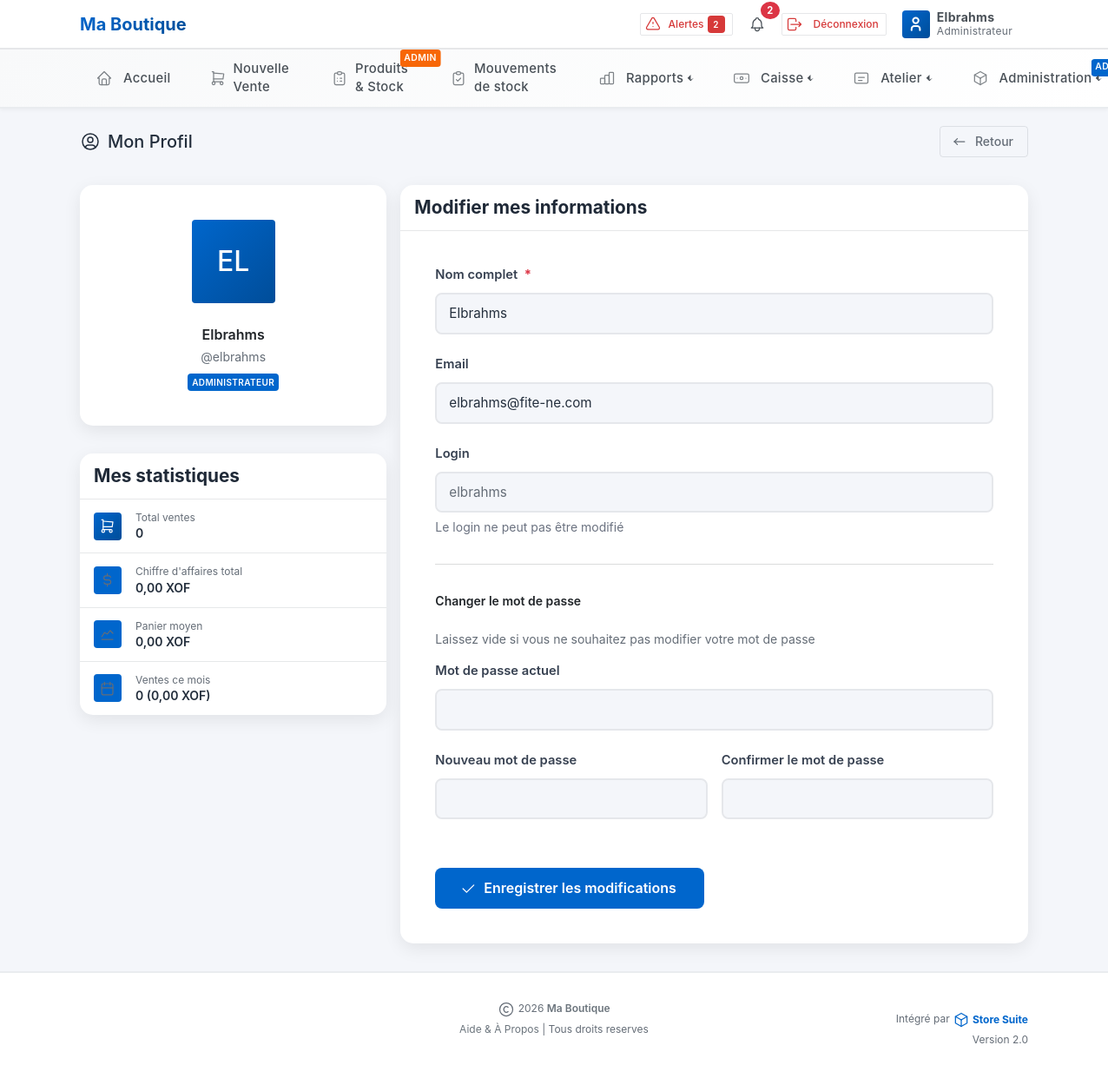
Page /profil.php (signed in) on the committed database.
### tables this page shows
CREATE TABLE `configuration` (
  `id_config` int(11) NOT NULL AUTO_INCREMENT,
  `nom_boutique` varchar(255) NOT NULL COMMENT 'Nom de la boutique/entreprise',
  `slogan` varchar(255) DEFAULT NULL COMMENT 'Slogan ou description courte',
  `logo` varchar(255) DEFAULT NULL COMMENT 'Chemin vers le fichier logo',
  `couleur_primaire` varchar(7) DEFAULT '#e6e64c' COMMENT 'Couleur principale (format HEX)',
  `couleur_secondaire` varchar(7) DEFAULT '#556a94' COMMENT 'Couleur secondaire (format HEX)',
  `adresse` text DEFAULT NULL COMMENT 'Adresse complète de l''entreprise',
  `telephone` varchar(100) DEFAULT NULL COMMENT 'Numéro(s) de téléphone',
  `email` varchar(255) DEFAULT NULL COMMENT 'Adresse email',
  `site_web` varchar(255) DEFAULT NULL COMMENT 'Site web de l''entreprise',
  `num_registre_commerce` varchar(100) DEFAULT NULL COMMENT 'Numéro d''enregistrement (RCCM, etc.)',
  `num_impot` varchar(100) DEFAULT NULL COMMENT 'Numéro fiscal/TVA',
  `devise` varchar(10) DEFAULT '$' COMMENT 'Symbole de la devise utilisée',
  `taux_tva` decimal(5,2) DEFAULT 0.00 COMMENT 'Taux de TVA par défaut (%)',
  `fuseau_horaire` varchar(50) DEFAULT 'Africa/Lubumbashi' COMMENT 'Fuseau horaire',
  `langue` varchar(10) DEFAULT 'fr' COMMENT 'Langue du système (fr, en, etc.)',
  `est_configure` tinyint(1) DEFAULT 0 COMMENT '0=Non configuré, 1=Configuré',
  `date_configuration` datetime DEFAULT NULL COMMENT 'Date de première configuration',
  `date_modification` timestamp NOT NULL DEFAULT current_timestamp() ON UPDATE current_timestamp(),
  `atelier_mode` tinyint(1) NOT NULL DEFAULT 0 COMMENT 'Activer le module Atelier Couture',
  `smtp_host` varchar(255) DEFAULT '' COMMENT 'H',
  `smtp_port` smallint(6) DEFAULT 587 COMMENT 'Port SMTP',
  `smtp_secure` varchar(10) DEFAULT 'tls' COMMENT 'tls ou ssl',
  `smtp_user` varchar(255) DEFAULT '' COMMENT 'Utilisateur SMTP',
  `smtp_pass` varchar(255) DEFAULT '' COMMENT 'Mot de passe SMTP',
  `smtp_from` varchar(255) DEFAULT '' COMMENT 'Email exp',
  `smtp_from_name` varchar(255) DEFAULT '' COMMENT 'Nom exp',
  `email_bilan` varchar(255) DEFAULT '' COMMENT 'Email destinataire bilan',
  `bilan_actif` tinyint(1) DEFAULT 0 COMMENT 'Activer envoi bilan journalier',
  PRIMARY KEY (`id_config`)
);

CREATE TABLE `utilisateurs` (
  `id_utilisateur` int(11) NOT NULL AUTO_INCREMENT,
  `nom_complet` varchar(255) NOT NULL COMMENT 'Nom complet de l''utilisateur',
  `login` varchar(100) NOT NULL COMMENT 'Identifiant de connexion (unique)',
  `mot_de_passe` varchar(255) NOT NULL COMMENT 'Mot de passe hashé (password_hash)',
  `email` varchar(255) DEFAULT NULL COMMENT 'Adresse email',
  `telephone` varchar(50) DEFAULT NULL COMMENT 'Numéro de téléphone',
  `niveau_acces` tinyint(1) NOT NULL DEFAULT 2 COMMENT '1=Admin, 2=Vendeur',
  `id_depot` int(11) DEFAULT NULL COMMENT 'Dépôt assigné (obligatoire pour les caissiers/vendeurs)',
  `photo` varchar(255) DEFAULT NULL COMMENT 'Photo de profil',
  `est_actif` tinyint(1) DEFAULT 1 COMMENT '0=Inactif, 1=Actif',
  `date_creation` datetime DEFAULT current_timestamp() COMMENT 'Date de création du compte',
  `date_derniere_connexion` datetime DEFAULT NULL COMMENT 'Dernière connexion',
  `date_modification` timestamp NOT NULL DEFAULT current_timestamp() ON UPDATE current_timestamp(),
  PRIMARY KEY (`id_utilisateur`),
  UNIQUE KEY `login` (`login`),
  KEY `idx_login` (`login`),
  KEY `idx_niveau` (`niveau_acces`),
  KEY `fk_user_depot` (`id_depot`)
);

### profil.php (the view, shortened to what the rows shown need)
<?php
require_once 'protection_pages.php';
include 'header.php';
?>
<div class="container-xl">
    <div class="page-header d-print-none mb-4">
        <div class="row align-items-center">
            <div class="col">
                <h2 class="page-title">
                    Mon Profil
                </h2>
            </div>
        </div>
    </div>
    <div class="row">
        <div class="col-lg-4">
            <div class="card mb-4">
                <div class="card-body text-center">
                    <div class="avatar avatar-xl mb-3 mx-auto" style="background: linear-gradient(135deg, <?php echo $couleur_primaire; ?>, <?php echo $couleur_secondaire; ?>); width: 96px; height: 96px; font-size: 2rem; color: white;">
                        <?php echo strtoupper(substr($user_name, 0, 2)); ?>
                    </div>
                    <h3 class="mb-1"><?php echo e($user_name); ?></h3>
                    <div class="text-muted mb-2">@<?php echo e($user_login); ?></div>
                    <span class="badge <?php echo $is_admin ? 'bg-primary' : 'bg-secondary'; ?> badge-lg">
                        <?php echo $is_admin ? 'Administrateur' : 'Vendeur'; ?>
                    </span>
                </div>
            </div>
        </div>
        <div class="col-lg-8">
            <div class="card">
                <div class="card-body">
                    <form method="post">
                        <div class="mb-3">
                            <label class="form-label required">Nom complet</label>
                            <input type="text" class="form-control" name="nom_complet" value="<?php echo e($user_name); ?>" required>
                        </div>
                        <div class="mb-3">
                            <label class="form-label">Email</label>
                            <input type="email" class="form-control" name="email" value="<?php echo e($user_email ?? ''); ?>">
                        </div>
                        <div class="mb-3">
                            <label class="form-label">Login</label>
                            <input type="text" class="form-control" value="<?php echo e($user_login); ?>" disabled>
                            <small class="form-hint">Le login ne peut pas être modifié</small>
                        </div>
                    </form>
                </div>
            </div>
        </div>
    </div>
</div>
<?php include 'footer.php'; ?>

### header.php (shortened to what the rows shown need)
<!DOCTYPE html>
<html lang="fr">
<head>
    <link href="https://cdn.jsdelivr.net/npm/bootstrap@5.3.0/dist/css/bootstrap.min.css" rel="stylesheet">
    <link href="<?php echo BASE_URL; ?>assets/css/tabler.min.css" rel="stylesheet"/>
    <link href="<?php echo BASE_URL; ?>assets/css/tabler-vendors.min.css" rel="stylesheet"/>
    <link href="<?php echo BASE_URL; ?>assets/css/loader.css" rel="stylesheet"/>
    <link href="<?php echo BASE_URL; ?>assets/css/style.css" rel="stylesheet"/>
</head>
<body>
    <div class="page">
        <header class="navbar navbar-expand-md navbar-light d-print-none sticky-top bg-white border-bottom">
            <div class="container-xl">
                <h1 class="navbar-brand navbar-brand-autodark d-none-navbar-horizontal pe-0 pe-md-3 m-0">
                    <?php if (!empty($logo_boutique) && file_exists('uploads/logos/' . $logo_boutique)): ?>
                        <a href="accueil.php">
                            <img src="<?php echo BASE_URL . 'uploads/logos/' . e($logo_boutique); ?>"
                                 class="navbar-brand-logo" alt="Logo">
                        </a>
                    <?php else: ?>
                        <a href="accueil.php" class="navbar-brand-text"><?php echo e($nom_boutique); ?></a>
                    <?php endif; ?>
                </h1>
                <div class="navbar-nav flex-row order-md-last">
                    <div class="nav-item dropdown d-none d-md-flex me-2">
                        <a href="#" class="nav-link px-2 d-flex align-items-center" data-bs-toggle="dropdown" style="height: 40px; cursor: pointer;">
                            <div class="d-none d-xl-block ps-2">
                                <div class="fw-bold" style="font-size: 0.875rem; line-height: 1.2;"><?php echo e($user_name); ?></div>
                                <div class="small text-muted" style="font-size: 0.75rem; line-height: 1.2;"><?php echo $is_admin ? 'Administrateur' : 'Vendeur'; ?></div>
                            </div>
                        </a>
                    </div>
                </div>
            </div>
        </header>
        <div class="page-wrapper">

### footer.php (shortened to what the rows shown need)
        </div>
        <footer class="footer footer-transparent d-print-none mt-auto border-top">
            <div class="container-xl">
                <div class="row align-items-center py-3">
                    <div class="col-md-4 text-center mb-3 mb-md-0">
                        <div class="text-muted small">
                            <?php $site_web_footer = !empty($config['site_web']) ? $config['site_web'] : '#'; ?>
                            <a href="<?php echo e($site_web_footer); ?>" <?php if($site_web_footer !== '#'): ?>target="_blank"<?php endif; ?> class="link-secondary fw-semibold text-decoration-none"><?php echo isset($nom_boutique) ? e($nom_boutique) : 'Store Suite'; ?></a>
                        </div>
                    </div>
                </div>
            </div>
        </footer>
    </div>
</body>
</html>

### rows in the picture
configuration: nom_boutique "Ma Boutique"
utilisateurs: nom_complet "Elbrahms", nom_complet "EL", login "elbrahms", email "elbrahms@fite-ne.com"

### other values in the picture
$products_alert_count "2"
$mes_stats['nb_ventes'] "0"
format_montant($mes_stats['total_ventes']) "0,00 XOF"
format_montant($mes_stats['panier_moyen']) "0,00 XOF"
$mes_ventes_mois['nb'] "0"
format_montant($mes_ventes_mois['montant']) "0,00 XOF"
